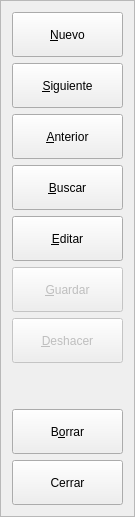
        <widget class="QFrame" name="frame_8">
         <property name="sizePolicy">
          <sizepolicy hsizetype="Minimum" vsizetype="Minimum">
           <horstretch>0</horstretch>
           <verstretch>0</verstretch>
          </sizepolicy>
         </property>
         <property name="minimumSize">
          <size>
           <width>135</width>
           <height>374</height>
          </size>
         </property>
         <property name="maximumSize">
          <size>
           <width>110</width>
           <height>16777215</height>
          </size>
         </property>
         <property name="frameShape">
          <enum>QFrame::Shape::StyledPanel</enum>
         </property>
         <property name="frameShadow">
          <enum>QFrame::Shadow::Raised</enum>
         </property>
         <layout class="QGridLayout" name="gridLayout_7">
          <item row="7" column="0">
           <spacer name="verticalSpacer_3">
            <property name="orientation">
             <enum>Qt::Orientation::Vertical</enum>
            </property>
            <property name="sizeHint" stdset="0">
             <size>
              <width>20</width>
              <height>40</height>
             </size>
            </property>
           </spacer>
          </item>
          <item row="4" column="0">
           <widget class="QPushButton" name="btnEditar">
            <property name="minimumSize">
             <size>
              <width>0</width>
              <height>45</height>
             </size>
            </property>
            <property name="text">
             <string>&amp;Editar</string>
            </property>
            <property name="icon">
             <iconset>
              <normaloff>:/PNG/resources/icons/png/Edit.png</normaloff>:/PNG/resources/icons/png/Edit.png</iconset>
            </property>
            <property name="iconSize">
             <size>
              <width>24</width>
              <height>24</height>
             </size>
            </property>
           </widget>
          </item>
          <item row="3" column="0">
           <widget class="QPushButton" name="btnBuscar">
            <property name="minimumSize">
             <size>
              <width>0</width>
              <height>45</height>
             </size>
            </property>
            <property name="text">
             <string>&amp;Buscar</string>
            </property>
            <property name="icon">
             <iconset>
              <normaloff>:/PNG/resources/icons/png/search.png</normaloff>:/PNG/resources/icons/png/search.png</iconset>
            </property>
            <property name="iconSize">
             <size>
              <width>24</width>
              <height>24</height>
             </size>
            </property>
           </widget>
          </item>
          <item row="0" column="0">
           <widget class="QPushButton" name="btnAnadir">
            <property name="minimumSize">
             <size>
              <width>0</width>
              <height>45</height>
             </size>
            </property>
            <property name="text">
             <string>&amp;Nuevo</string>
            </property>
            <property name="icon">
             <iconset>
              <normaloff>:/PNG/resources/icons/png/Add.png</normaloff>:/PNG/resources/icons/png/Add.png</iconset>
            </property>
            <property name="iconSize">
             <size>
              <width>24</width>
              <height>24</height>
             </size>
            </property>
           </widget>
          </item>
          <item row="1" column="0">
           <widget class="QPushButton" name="btnSiguiente">
            <property name="minimumSize">
             <size>
              <width>0</width>
              <height>45</height>
             </size>
            </property>
            <property name="text">
             <string>&amp;Siguiente</string>
            </property>
            <property name="icon">
             <iconset>
              <normaloff>:/PNG/resources/icons/png/Next.png</normaloff>:/PNG/resources/icons/png/Next.png</iconset>
            </property>
            <property name="iconSize">
             <size>
              <width>24</width>
              <height>24</height>
             </size>
            </property>
           </widget>
          </item>
          <item row="6" column="0">
           <widget class="QPushButton" name="btnDeshacer">
            <property name="enabled">
             <bool>false</bool>
            </property>
            <property name="minimumSize">
             <size>
              <width>0</width>
              <height>45</height>
             </size>
            </property>
            <property name="text">
             <string>&amp;Deshacer</string>
            </property>
            <property name="icon">
             <iconset>
              <normaloff>:/PNG/resources/icons/png/undo.png</normaloff>:/PNG/resources/icons/png/undo.png</iconset>
            </property>
            <property name="iconSize">
             <size>
              <width>24</width>
              <height>24</height>
             </size>
            </property>
           </widget>
          </item>
          <item row="5" column="0">
           <widget class="QPushButton" name="btnGuardar">
            <property name="enabled">
             <bool>false</bool>
            </property>
            <property name="minimumSize">
             <size>
              <width>0</width>
              <height>45</height>
             </size>
            </property>
            <property name="text">
             <string>&amp;Guardar</string>
            </property>
            <property name="icon">
             <iconset>
              <normaloff>:/PNG/resources/icons/png/Save.png</normaloff>:/PNG/resources/icons/png/Save.png</iconset>
            </property>
            <property name="iconSize">
             <size>
              <width>24</width>
              <height>24</height>
             </size>
            </property>
           </widget>
          </item>
          <item row="8" column="0">
           <widget class="QPushButton" name="btnBorrar">
            <property name="minimumSize">
             <size>
              <width>0</width>
              <height>45</height>
             </size>
            </property>
            <property name="text">
             <string>B&amp;orrar</string>
            </property>
            <property name="icon">
             <iconset>
              <normaloff>:/PNG/resources/icons/png/delete.png</normaloff>:/PNG/resources/icons/png/delete.png</iconset>
            </property>
            <property name="iconSize">
             <size>
              <width>18</width>
              <height>18</height>
             </size>
            </property>
           </widget>
          </item>
          <item row="2" column="0">
           <widget class="QPushButton" name="btnAnterior">
            <property name="minimumSize">
             <size>
              <width>0</width>
              <height>45</height>
             </size>
            </property>
            <property name="text">
             <string>&amp;Anterior</string>
            </property>
            <property name="icon">
             <iconset>
              <normaloff>:/PNG/resources/icons/png/Previous.png</normaloff>:/PNG/resources/icons/png/Previous.png</iconset>
            </property>
            <property name="iconSize">
             <size>
              <width>24</width>
              <height>24</height>
             </size>
            </property>
           </widget>
          </item>
          <item row="9" column="0">
           <widget class="QPushButton" name="btnCerrar">
            <property name="minimumSize">
             <size>
              <width>0</width>
              <height>45</height>
             </size>
            </property>
            <property name="text">
             <string>Cerrar</string>
            </property>
            <property name="icon">
             <iconset>
              <normaloff>:/PNG/resources/icons/png/close.png</normaloff>:/PNG/resources/icons/png/close.png</iconset>
            </property>
           </widget>
          </item>
         </layout>
        </widget>
